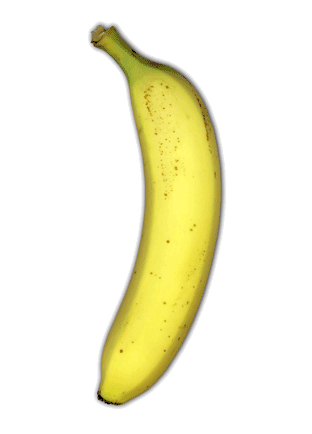
%> input picture DisplayServer/CP_Display_ComplexShape/MatlabTest/banana.gif, 312 x 434 px
$ octave TestPicture_01.m   (GNU Octave 9; MATLAB toolbox functions it lacks are replaced by stand-ins)
%> lines starting %> are read from the running program, lines starting %| are printed output that depends on the picture; in (x1, y1, x2, y2) boxes, pixels count from 0 and x2, y2 are one past the last pixel; in counts of white or black regions, pixels touching at a corner belong together; the program's own positions count from 1
### TDT_RigDev_2011-08/C_Experiments/Configuration/ServerNamesInclude.m
strTDTComputer = 'CarneAsada';
strTDTDevice = 'RZ2_Main';

strDisplayComputer = 'VisServer1';

strEyeTrackComputer = 'Cannonball';

strTrackerComputer = 'Cannonball';
strTrackerName = 'CP_LibertyTrack.Application';

### DisplayServer/CP_Display_ComplexShape/MatlabTest/TestPicture_01.m
ServerNamesInclude;

TxW = 512; % should be power of 2
TxH = 512; % should be power of 2

[ImageRGB, ClrMap] = imread('banana.gif');
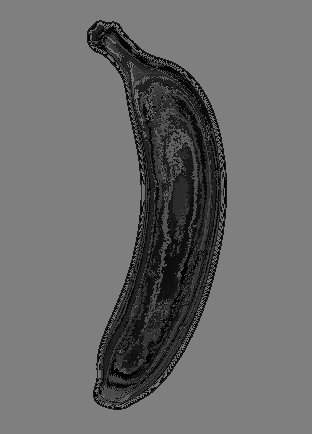
%> ImageRGB: size 434x312 uint8; min 0, max 127, mean 108.1
%> ClrMap = 128 rows, first 12: [0.961 0.914 0.286; 0.914 0.914 0.914; 0.792 0.71 0.192; 0.584 0.537 0.188; 0.388 0.376 0.102; 0.902 0.847 0.22; 0.851 0.851 0.851; 0.659 0.596 0.22; 0.714 0.647 0.227; 0.929 0.894 0.329; 0.906 0.863 0.333; 0.553 0.459 0.149]
ImageRGB = ind2rgb(ImageRGB, ClrMap);
%> ImageRGB: size 434x312x3 double

% image(ImageRGB); axis equal;
H = size(ImageRGB,1);
%> H = 434
W = size(ImageRGB,2);
%> W = 312

TxtrRGBA = zeros(TxH, TxW, 4);
PadX = (TxW-W)/2;
%> PadX = 100
PadY = (TxH-H)/2;
%> PadY = 39
TxtrRGBA(PadY+1:PadY+H, PadX+1:PadX+W, 1:3) = ImageRGB;

TxtrAlpha = ones(H,W);
WhiteIdx = find( sum(ImageRGB,3) > 2.6);
%> WhiteIdx = 107094 values from 1 to 135408
TxtrAlpha(WhiteIdx) = 0;
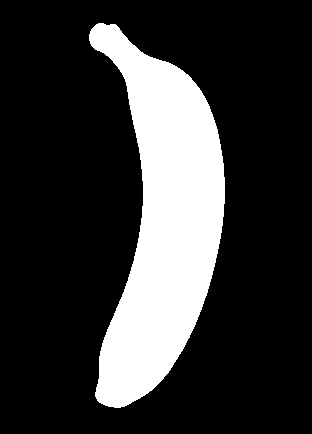
%> TxtrAlpha: size 434x312 double; values 0 (black) and 1 (white), 20.9% white; 1 white region, box (x1, y1, x2, y2) and area: (89, 23, 225, 408) 28314

TxtrRGBA(PadY+1:PadY+H, PadX+1:PadX+W, 4 ) = TxtrAlpha;
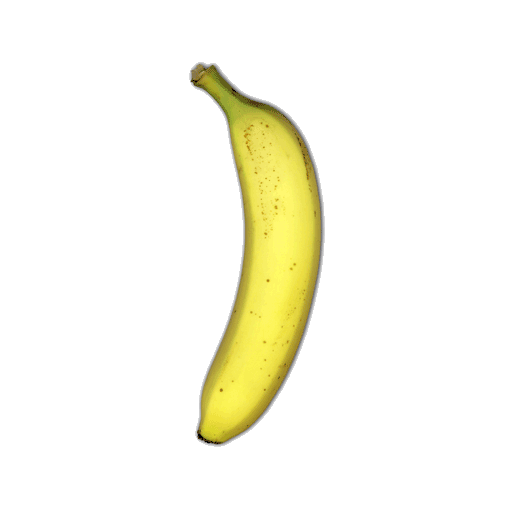
%> TxtrRGBA: size 512x512x4 double; mean R, G, B, A 0.498, 0.494, 0.444, 0.108; transparent parts drawn white

%> (the run ends here)
